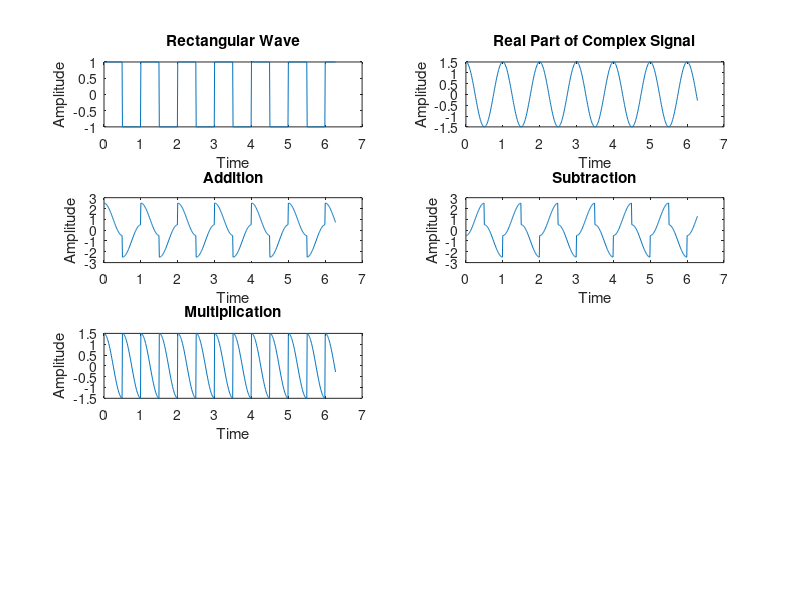
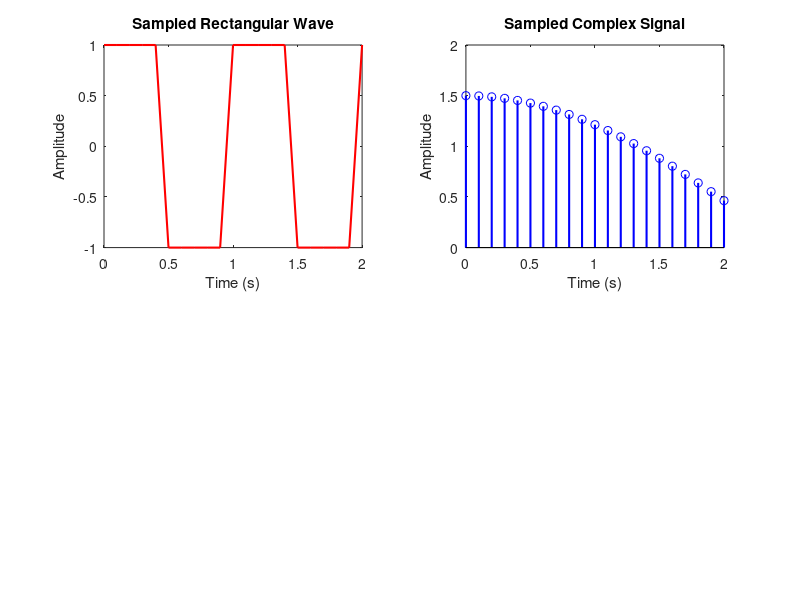
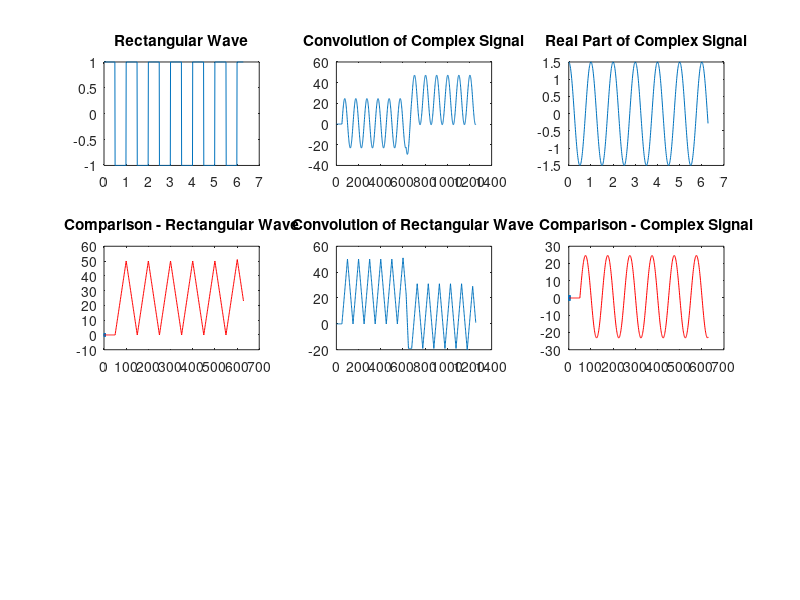
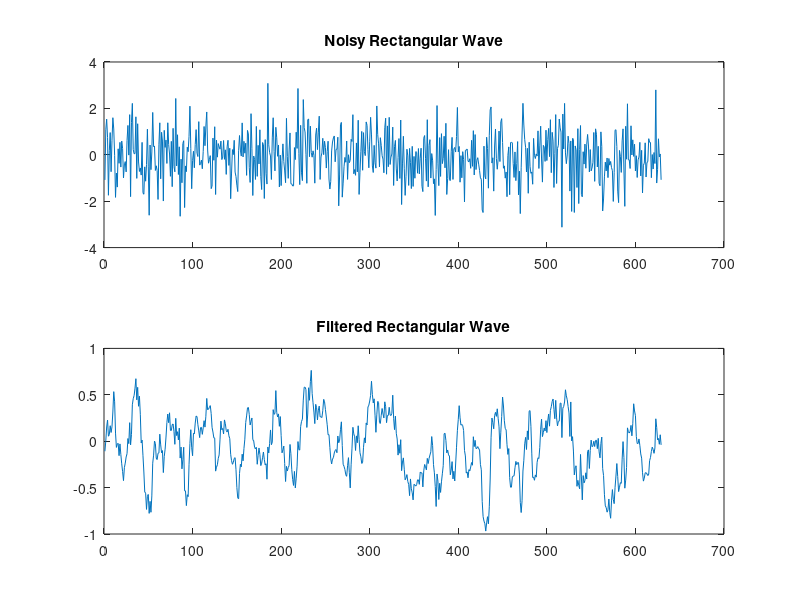

The MATLAB source for these figures, in order: (Note: this script raises an error after producing the figures.)
% Point 1 (Signal Generation)
t = 0:0.01:2*pi;
Amp = 10;
freq = 1;

% Generating a Rectangular Wave
rect_wave = square(2 * pi * freq * t);

% Generating a Complex Signal
amplitude_complex = 1.5;
complex_signal = amplitude_complex * exp(1j * 2 * pi * freq * t);

%---------------------------------------
% Point 2 (Addition - Sub - Multi)
Addition = rect_wave + real(complex_signal);
Subtraction = rect_wave - real(complex_signal);
Multi = rect_wave .* real(complex_signal);

figure;
subplot(4, 2, 1);
plot(t, rect_wave);
title('Rectangular Wave');
xlabel('Time');
ylabel('Amplitude');

subplot(4, 2, 2);
plot(t, real(complex_signal));
title('Real Part of Complex Signal');
xlabel('Time');
ylabel('Amplitude');

subplot(4, 2, 3);
plot(t, real(Addition));
title('Addition');
xlabel('Time');
ylabel('Amplitude');

subplot(4, 2, 4);
plot(t, real(Subtraction));
title('Subtraction');
xlabel('Time');
ylabel('Amplitude');

subplot(4, 2, 5);
plot(t, real(Multi));
title('Multiplication');
xlabel('Time');
ylabel('Amplitude');

%---------------------------------------
% Point 3 (Sampling of Signals)
frequency = 10; 
sampled_rect_wave = square(2 * pi * freq * (0:1/frequency:2));
sampled_complex_signal = real(complex_signal);

figure;
subplot(2, 2, 1);
t_sampled = 0:1/frequency:2;
plot(t_sampled, sampled_rect_wave, 'r', 'LineWidth', 1.5);
title('Sampled Rectangular Wave');
xlabel('Time (s)');
ylabel('Amplitude');

subplot(2, 2, 2);
stem(t_sampled, sampled_complex_signal(1:length(t_sampled)), 'b', 'LineWidth', 1.5);
title('Sampled Complex Signal');
xlabel('Time (s)');
ylabel('Amplitude');

%---------------------------------------
% Point 4 (Convolution & conv command comparison)
unit_step = ones(size(t));
unit_step(t < 0.5) = 0;

convolution_rect_wave = conv(rect_wave, unit_step);
convolution_complex_signal = conv(real(complex_signal), unit_step);

figure;
subplot(3, 3, 1);
plot(t, rect_wave);
title('Rectangular Wave');

subplot(3, 3, 3);
plot(t, real(complex_signal));
title('Real Part of Complex Signal');

subplot(3, 3, 5);
plot(convolution_rect_wave);
title('Convolution of Rectangular Wave');

subplot(3, 3, 2);
plot(convolution_complex_signal);
title('Convolution of Complex Signal');

subplot(3, 3, 4);
plot(t, rect_wave);
hold on;
plot(convolution_rect_wave(1:length(t)), 'r');
hold off;
title('Comparison - Rectangular Wave');

subplot(3, 3, 6);
plot(t, real(complex_signal));
hold on;
plot(convolution_complex_signal(1:length(t)), 'r');
hold off;
title('Comparison - Complex Signal');

% Point 5 (average filter)
noisy_signal_rect_wave = randn(1, length(t)); 
noisy_signal_complex_signal = randn(1, length(t));

filter_length = 10; 
filter_coefficients = ones(1, filter_length) / filter_length; 

filtered_rect_wave = filter(filter_coefficients, 1, noisy_signal_rect_wave);
filtered_complex_signal = filter(filter_coefficients, 1, noisy_signal_complex_signal);

figure;
subplot(2, 1, 1);
plot(noisy_signal_rect_wave);
title('Noisy Rectangular Wave');

subplot(2, 1, 2);
plot(filtered_rect_wave);
title('Filtered Rectangular Wave');

figure;
subplot(2, 1, 1);
plot(noisy_signal_complex_signal);
title('Noisy Complex Signal');

subplot(2, 1, 2);
plot(filtered_complex_signal);
title('Filtered Complex Signal');

% Point 6 (Frequency Response)
w_rect_wave = linspace(0, 2*pi, length(rect_wave));
w_complex_signal = linspace(0, 2*pi, length(complex_signal));

H_rect_wave = fft(rect_wave);
H_complex_signal = fft(real(complex_signal));

figure;
subplot(2, 2, 1);
plot(w_rect_wave, abs(H_rect_wave));
title('Magnitude Response - Rectangular Wave');
xlabel('Frequency (rad/sample)');
ylabel('Magnitude');

subplot(2, 2, 2);
plot(w_complex_signal, abs(H_complex_signal));
title('Magnitude Response - Complex Signal');
xlabel('Frequency (rad/sample)');
ylabel('Magnitude');

subplot(2, 2, 3);
plot(w_rect_wave, angle(H_rect_wave));
title('Phase Response - Rectangular Wave');
xlabel('Frequency (rad/sample)');
ylabel('Phase (rad)');

subplot(2, 2, 4);
plot(w_complex_signal, angle(H_complex_signal));
title('Phase Response - Complex Signal');
xlabel('Frequency (rad/sample)');
ylabel('Phase (rad)');

% 7 (Shifted DTFT)
% Define the rectangular wave
t_shifted = linspace(-pi, pi, 1000);
rect_wave = rectpuls(t_shifted, 1);

% Define a complex signal (for example, a sinusoidal signal)
complex_signal_shifted = exp(1j * 2 * pi * 3 * t_shifted); % Adjust the parameters as needed

% Compute DTFT of Rectangular Wave
samples_len = length(t_shifted);
omega = linspace(-pi, pi, samples_len);
DTFT_rect_wave = fftshift(fft(rect_wave));

% Plot the DTFT of Rectangular Wave
figure;
subplot(3, 2, 1);
plot(omega, abs(DTFT_rect_wave));
title('DTFT_Rectangular Wave')
xlabel('Omega');
ylabel('X*(e^{j\omega})');

% Compute DT FT of Complex Signal
DTFT_complex_signal_shifted = fftshift(fft(complex_signal_shifted));

% Plot the DTFT of Complex Signal
subplot(3, 2, 2);
plot(omega, abs(DTFT_complex_signal_shifted));
title('DTFT_Complex Signal')
xlabel('Omega');
ylabel('X*(e^{j\omega})');

% Shift the Time Vector and Compute Shifted DTFT for Rectangular Wave
omega_shift_rect = 60;
t_shifted_rect = linspace(-pi, pi, samples_len) - omega_shift_rect;
DTFT_rect_wave_shifted = fftshift(fft(rect_wave .* exp(-1j * omega_shift_rect * t_shifted_rect)));

% Plot the Shifted DTFT for Rectangular Wave
subplot(3, 2, 3);
plot(omega, abs(DTFT_rect_wave_shifted));
title('DTFT_Rectangular Wave_Shifted');
xlabel('Omega');
ylabel('X*(e^{j\omega})');

% Shift the Time Vector and Compute Shifted DTFT for Complex Signal
omega_shift_complex = 60; % Adjust the shift for the complex signal
t_shifted_complex = linspace(-pi, pi, samples_len) - omega_shift_complex;
DTFT_complex_signal_shifted = fftshift(fft(complex_signal_shifted .* exp(-1j * omega_shift_complex * t_shifted_complex)));

% Plot the Shifted DTFT for Complex Signal
subplot(3, 2, 4);
plot(omega, abs(DTFT_complex_signal_shifted));
title('DTFT_Complex Signal_Shifted');
xlabel('Omega');
ylabel('X*(e^{j\omega})');

% Convolution of DTFTs
convolution_result_DTFT = ifft(ifftshift(DTFT_rect_wave_shifted .* DTFT_complex_signal_shifted));

% Plot the Convolution of Shifted DTFTs
subplot(3, 2, 5);
plot(convolution_result_DTFT);
title('Convolution of Shifted DTFTs');
xlabel('Sample');
ylabel('Amplitude');

% Convolution in Time Domain for Comparison
convolution_result_time_domain = conv(rect_wave, complex_signal_shifted);

% Plot the Convolution in Time Domain for Comparison
subplot(3, 2, 6);
plot(convolution_result_time_domain(1:length(omega)));
title('Convolution in Time Domain (for Comparison)');
xlabel('Sample');
ylabel('Amplitude');

%---------------------------------------
% Point 8 (Discrete Fourier Transform (DFT) and Its Properties)
x_rect_wave = ones(size(t_shifted));
x_complex_signal = exp(1j * 2 * pi * freq * t_shifted);

figure;

% Compute and Plot DFT for Original Length
dft_result_rect_wave = fft(x_rect_wave);
dft_result_complex_signal = fft(x_complex_signal);

subplot(4, 4, 1);
plot(abs(dft_result_rect_wave));
title('DFT Result - Rectangular Wave (Original Length)');

subplot(4, 4, 2);
plot(abs(dft_result_complex_signal));
title('DFT Result - Complex Signal (Original Length)');

% Compute and Plot 4-point DFT
dft_4_point_rect_wave = fft(x_rect_wave, 4);
dft_4_point_complex_signal = fft(x_complex_signal, 4);

subplot(4, 4, 3);
plot(abs(dft_4_point_rect_wave));
title('4-point DFT - Rectangular Wave');

subplot(4, 4, 4);
plot(abs(dft_4_point_complex_signal));
title('4-point DFT - Complex Signal');

% Compute and Plot 8-point DFT
dft_8_point_rect_wave = fft(x_rect_wave, 8);
dft_8_point_complex_signal = fft(x_complex_signal, 8);

subplot(4, 4, 5);
plot(abs(dft_8_point_rect_wave));
title('8-point DFT - Rectangular Wave');

subplot(4, 4, 6);
plot(abs(dft_8_point_complex_signal));
title('8-point DFT - Complex Signal');

% Compute and Plot 16-point DFT
dft_16_point_rect_wave = fft(x_rect_wave, 16);
dft_16_point_complex_signal = fft(x_complex_signal, 16);

subplot(4, 4, 7);
plot(abs(dft_16_point_rect_wave));
title('16-point DFT - Rectangular Wave');

subplot(4, 4, 8);
plot(abs(dft_16_point_complex_signal));
title('16-point DFT - Complex Signal');

% Compute and Plot DFT with Zero Padding (e.g., zero-padding by 8 zeros)
zero_padded_length = length(t_shifted) + 8;
dft_zero_padded_rect_wave = fft(x_rect_wave, zero_padded_length);
dft_zero_padded_complex_signal = fft(x_complex_signal, zero_padded_length);

subplot(4, 4, 9);
plot(abs(dft_zero_padded_rect_wave));
title('DFT with Zero Padding - Rectangular Wave');

subplot(4, 4, 10);
plot(abs(dft_zero_padded_complex_signal));
title('DFT with Zero Padding - Complex Signal');

% Point 9 (Z-transform)
syms z n;
rect_wave_z_transform = ztrans(rect_wave, n, z); 
complex_signal_z_transform = ztrans(real(complex_signal), n, z);   

disp(rect_wave_z_transform);
disp(complex_signal_z_transform); 
disp("The code execution is complete.");
